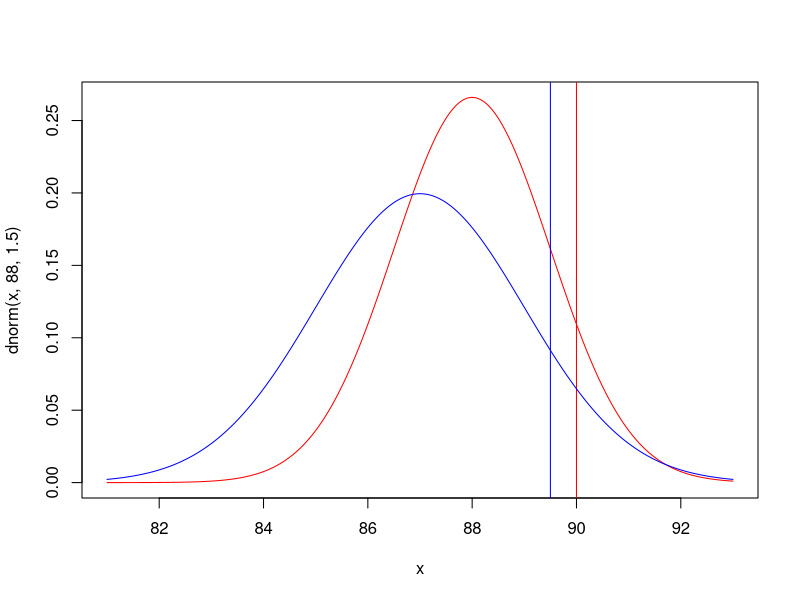
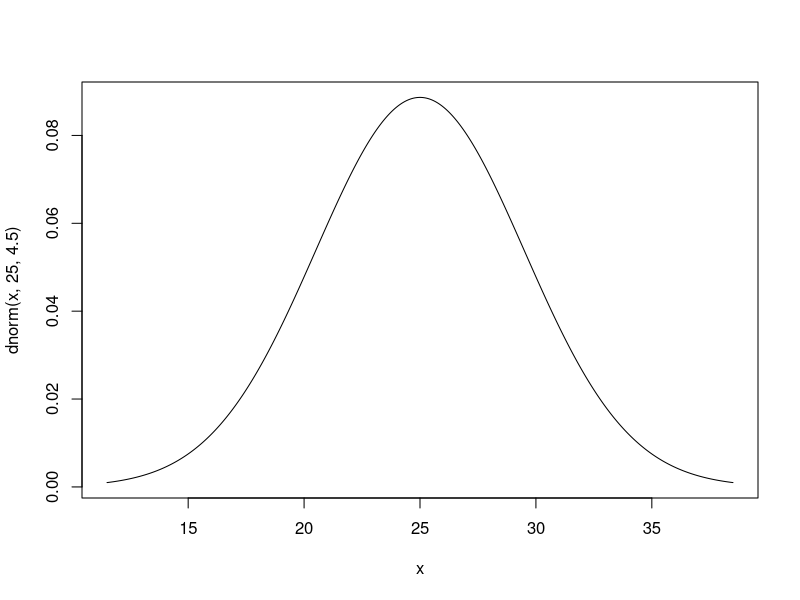
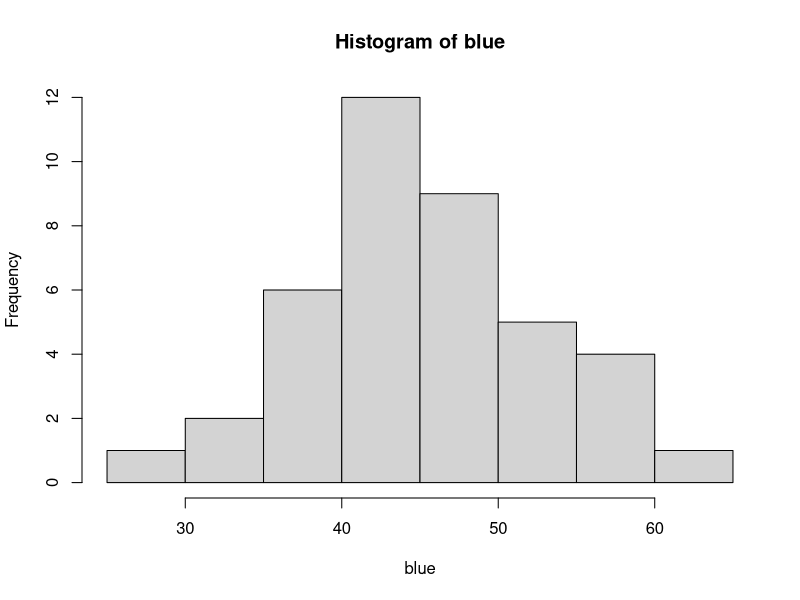
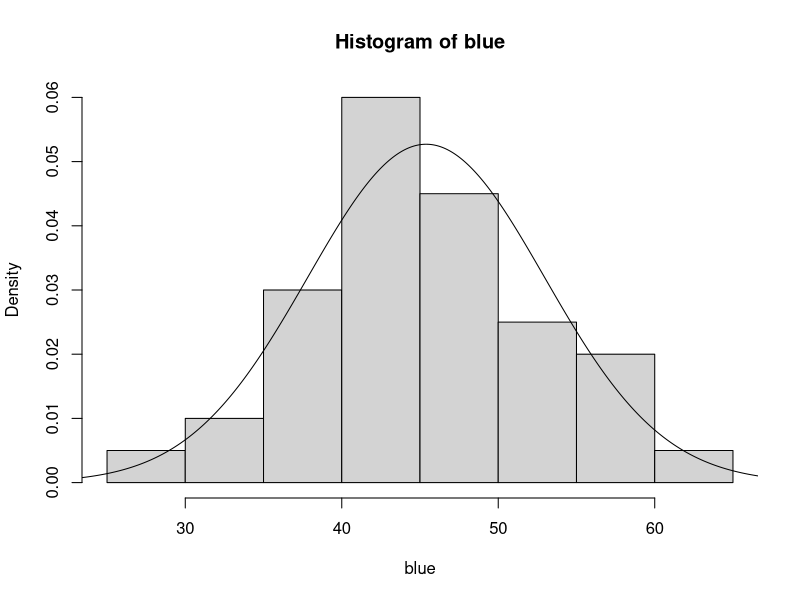

Write the R code that produced these figures, in order.
## ---- chunk 1
knitr::opts_chunk$set(echo = TRUE)
## ---- chunk 2
(90 - 88)/1.5
(89.5-87)/2
## ---- chunk 3
x <- seq(81, 93, by=0.01)
plot(x, dnorm(x, 88, 1.5), type="l", col="red")
abline(v=90, col="red")
lines(x, dnorm(x, 87, 2), type="l", col="blue")
abline(v=89.5, col="blue")
## ---- chunk 4
x <- seq(25 - 3 * 4.5, 25 + 3 * 4.5, by=0.01)
plot(x, dnorm(x, 25, 4.5), type="l")
## ---- chunk 5
pnorm(24, 25, 4.5) - pnorm(12, 25, 4.5)
## ---- chunk 6
snow_data <- rnorm(2500, 25, 4.5)
mean(snow_data)
sd(snow_data)
## ---- chunk 7
length(snow_data[snow_data < 24 & 12 < snow_data])
## ---- chunk 8
1008/length(snow_data)
## ---- chunk 9
qnorm(0.05, 25, 4.5)
qnorm(0.95, 25, 4.5)
## ---- chunk 10
1.5*4.5+25
## ---- chunk 11
10 * sqrt(2.33)
## ---- chunk 12
pnorm(10, 5, 15.26434, lower.tail = F)
## ---- chunk 13
qnorm(0.05, 5, 15.26434)
qnorm(0.95, 5, 15.26434)
## ---- chunk 14
blue <- c(31.281, 33.571, 41.401, 58.695, 51.440, 42.425, 42.122, 49.753, 35.356, 41.885, 43.353, 48.928, 37.646, 50.222, 59.239, 53.949, 47.855, 46.143, 47.511, 51.929, 44.075, 38.587, 47.826, 41.215, 49.217, 45.693, 39.078, 38.743, 50.796, 44.854, 57.276, 61.732, 43.724, 29.195, 57.059, 42.628, 47.349, 38.538, 42.407, 41.002)
## ---- chunk 15
mean(blue)
sd(blue)
## ---- chunk 16
hist(blue)
## ---- chunk 17
x <- seq(mean(blue) - 3 * sd(blue), mean(blue) + 3 * sd(blue), by=0.01)
hist(blue, freq=F)
lines(x, dnorm(x, mean(blue), sd(blue)))
